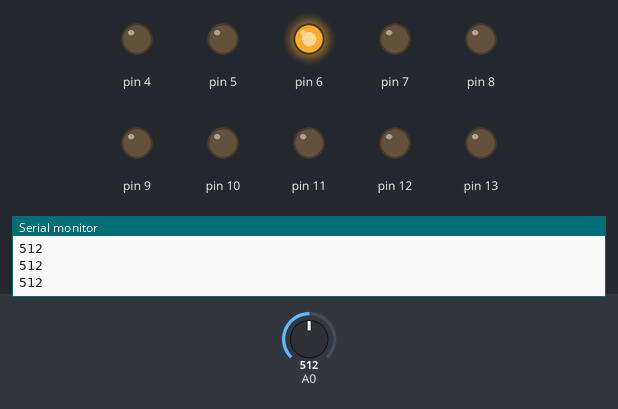
Recording of a sketch running on a simulated Arduino Uno, built with avr-gcc and run on an emulated ATmega328P. On the bench: output pins drawn as LEDs (lit = HIGH), the last lines printed to the serial monitor. The test bench sets the inputs (shaded band); at power-on: A0 = 512.

Above: at 1.2 s.
1.3 s: A0 set to 495
2.8 s: A0 set to 475
At 3.5 s:
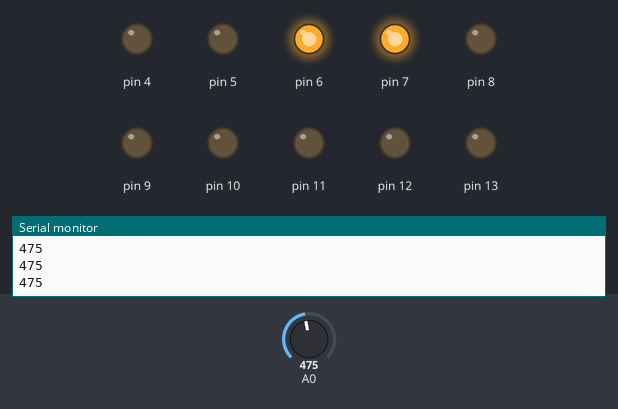
4.3 s: A0 set to 443
5.8 s: A0 set to 417
At 7.0 s:
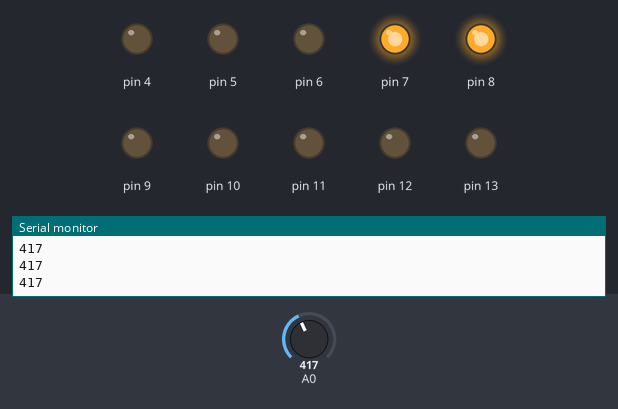
7.3 s: A0 set to 511
At 8.1 s:
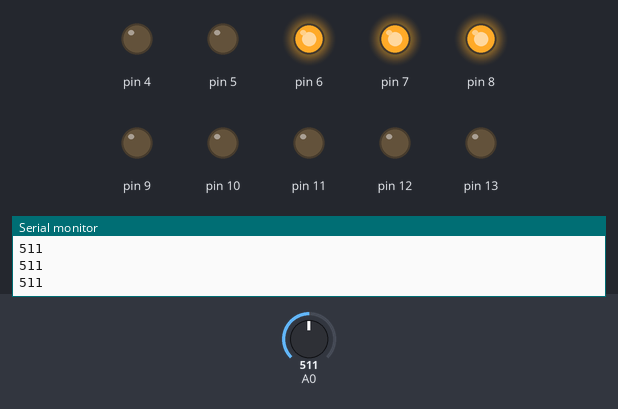
8.8 s: A0 set to 306
At 9.4 s:
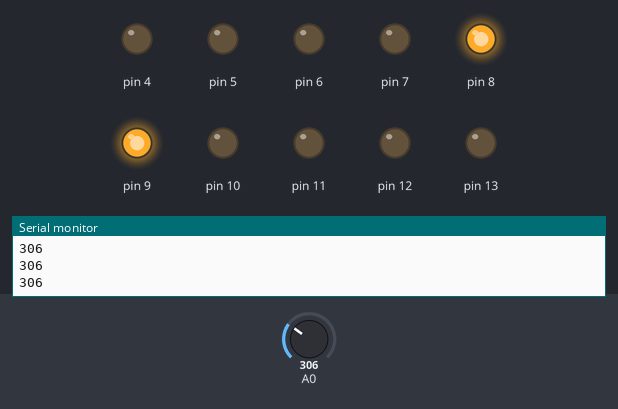
Timing chart, 0 to 11.3 s (numbered marks = the images above; inputs shaded):
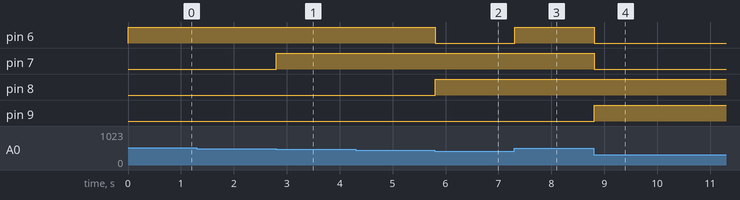

Measured:
- the behaviour switches between 488 and 487 on A0 (found by bisection; images 0 and 1)
- the behaviour switches between 427 and 426 on A0 (found by bisection; images 1 and 2)
- after the input at 2.8 s, pin 7: LOW → HIGH at once
- after the input at 5.8 s, pin 6: HIGH → LOW at once; pin 8: LOW → HIGH at once
- after the input at 7.3 s, pin 6: LOW → HIGH at once
- after the input at 8.8 s, pin 6, pin 7: HIGH → LOW at once; pin 9: LOW → HIGH at once

The sketch:

davl.ino
```cpp
void pinoff(int count){
  for( int i=4; i < count; i++){
    digitalWrite(i, LOW);
    delay(1);
  }
}
// the setup routine runs once when you press reset:
void setup() {
  pinMode(13, OUTPUT);
  pinMode(12, OUTPUT);
  pinMode(11, OUTPUT);
  pinMode(10, OUTPUT);
  pinMode(9, OUTPUT);
  pinMode(8, OUTPUT);
  pinMode(7, OUTPUT);
  pinMode(6, OUTPUT);
  pinMode(5, OUTPUT);
  pinMode(4, OUTPUT);

  Serial.begin(9600);
}

// the loop routine runs over and over again forever:
void loop() {
  // read the input on analog pin 0:

  int sensorValue = analogRead(A0);
  delay(2);
  int ss=map(sensorValue,0,610,0,10);
  switch (ss) {
    case 0:
      pinoff(13);
      digitalWrite(13, LOW);
      break;
    case 1:
      pinoff(12);
      digitalWrite(13, HIGH);
      break;
    case 2:
      pinoff(11);
      digitalWrite(12, HIGH);
      break;
    case 3:
      pinoff(10);
      digitalWrite(11, HIGH);
      break;
    case 4:
      pinoff(9);
      digitalWrite(10, HIGH);
      break;
    case 5:
      pinoff(8);
      digitalWrite(9, HIGH);
      break;
     case 6:
      pinoff(7);
      digitalWrite(8, HIGH);
      break;
    case 7:
      pinoff(6);
      digitalWrite(7, HIGH);
      break;
    case 8:
      pinoff(5);
      digitalWrite(6, HIGH);
      break;
    case 9:
      pinoff(4);
      digitalWrite(5, HIGH);
      break;
    case 10:
      digitalWrite(4, HIGH);
      break;

      // if nothing else matches, do the default
      // default is optional
  }
//   if (sensorValue > 2 && sensorValue < 65 ){
//    digitalWrite(13, HIGH);
//  } else {
//           if (sensorValue > 2 && sensorValue < 65 ){
//          digitalWrite(13, HIGH);
//          }

  Serial.println(sensorValue);
}
```
